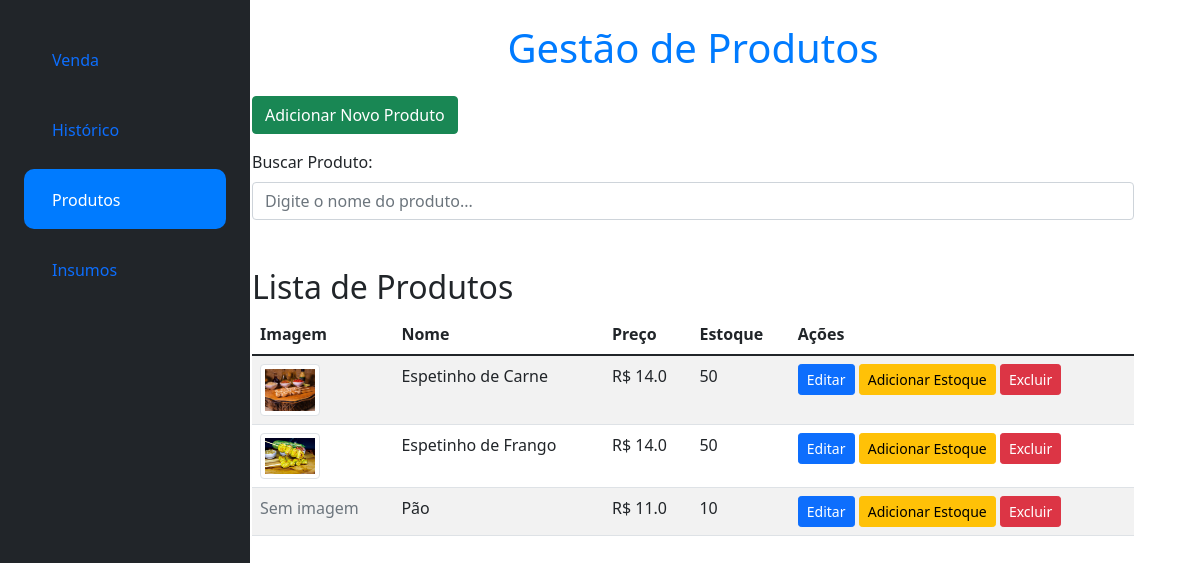
/produtos, run on an earlier commit of the app's database.
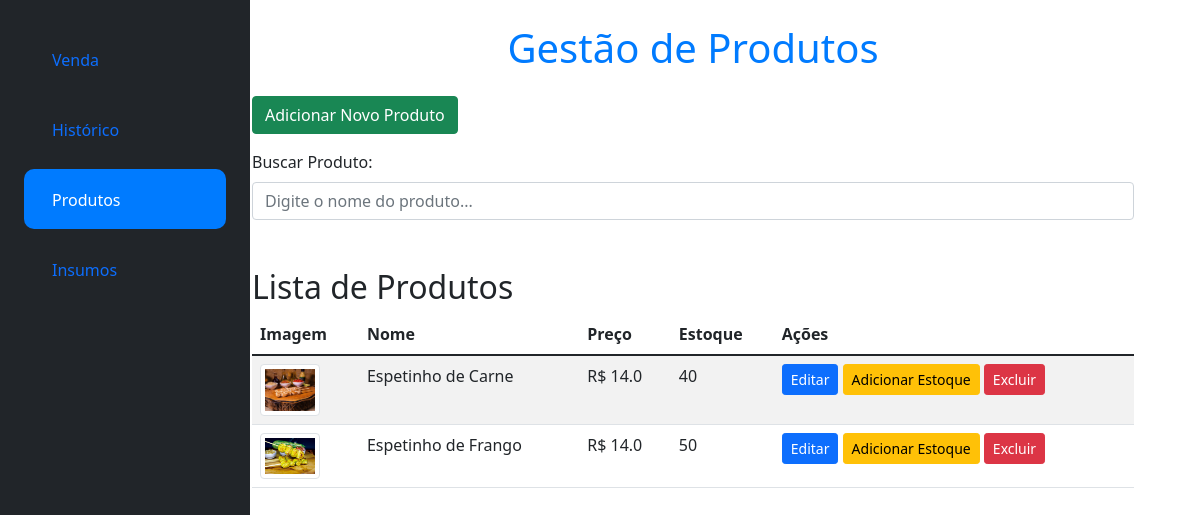
And on a later commit of the database.
### app.py (models this page shows)
class Produto(db.Model):
    id = db.Column(db.Integer, primary_key=True)
    nome = db.Column(db.String(100), nullable=False)
    preco = db.Column(db.Float, nullable=False)
    estoque = db.Column(db.Integer, default=0)
    imagem = db.Column(db.String(255))
    itens_venda = db.relationship('ItemVenda', back_populates='produto')

### app.py (the view, shortened to what this page needs)
@app.route('/produtos', methods=['GET', 'POST'])
def produtos():
    produtos = Produto.query.all()
    return render_template('produtos.html', produtos=produtos)

### templates/produtos.html (shortened to what this page needs)
{% extends 'base.html' %}
{% block content %}
<div class="container-fluid">
    <div class="row">
        <nav class="col-md-3 col-lg-2 d-md-block bg-dark text-white sidebar p-4">
            <div class="position-sticky">
                <ul class="nav flex-column">
                    <li class="nav-item">
                        <a class="nav-link {% if request.endpoint == 'venda' %} active {% endif %}" href="{{ url_for('venda') }}">
                             <span class="ms-2">Venda</span>
                        </a>
                    </li>
                    <li class="nav-item">
                        <a class="nav-link {% if request.endpoint == 'historico' %} active {% endif %}" href="{{ url_for('historico') }}">
                             <span class="ms-2">Histórico</span>
                        </a>
                    </li>
                    <li class="nav-item">
                        <a class="nav-link {% if request.endpoint == 'produtos' %} active {% endif %}" href="{{ url_for('produtos') }}">
                             <span class="ms-2">Produtos</span>
                        </a>
                    </li>
                    <li class="nav-item">
                        <a class="nav-link {% if request.endpoint == 'insumos' %} active {% endif %}" href="{{ url_for('insumos') }}">
                             <span class="ms-2">Insumos</span>
                        </a>
                    </li>
                </ul>
            </div>
        </nav>
        <main class="col-md-9 ms-sm-auto col-lg-10 px-4 main-content">
            <h1 class="mb-4 text-center text-primary">Gestão de Produtos</h1>
            <button id="btnAdicionarProduto" class="btn btn-success mb-3" data-bs-toggle="modal" data-bs-target="#modalProduto">
                Adicionar Novo Produto
            </button>
            <div class="mb-3">
                <label for="search" class="form-label">Buscar Produto:</label>
                <input type="text" id="search" class="form-control" onkeyup="buscarProduto()" placeholder="Digite o nome do produto...">
            </div>
            <h2 class="mt-5">Lista de Produtos</h2>
            <table class="table table-striped" id="tabelaProdutos">
                <thead>
                    <tr>
                        <th>Imagem</th>
                        <th>Nome</th>
                        <th>Preço</th>
                        <th>Estoque</th>
                        <th>Ações</th>
                    </tr>
                </thead>
                <tbody>
                    {% for produto in produtos %}
                    <tr>
                        <td>
                            {% if produto.imagem %}
                                <img src="{{ url_for('static', filename='uploads/' ~ produto.imagem) }}" alt="Imagem do Produto" width="60" class="img-thumbnail">
                            {% else %}
                                <span class="text-muted">Sem imagem</span>
                            {% endif %}
                        </td>
                        <td>{{ produto.nome }}</td>
                        <td>R$ {{ produto.preco|round(2) }}</td>
                        <td>{{ produto.estoque }}</td>
                        <td>
                            <a href="{{ url_for('editar_produto', id=produto.id) }}" class="btn btn-primary btn-sm">Editar</a>
                            <a href="{{ url_for('adicionar_estoque', id=produto.id) }}" class="btn btn-warning btn-sm">Adicionar Estoque</a>
                            <form action="{{ url_for('deletar_produto', id=produto.id) }}" method="POST" style="display:inline;">
                                <button type="submit" class="btn btn-danger btn-sm" onclick="return confirm('Tem certeza que deseja excluir?')">Excluir</button>
                            </form>
                        </td>
                    </tr>
                    {% endfor %}
                </tbody>
            </table>
        </main>
    </div>
</div>
{% endblock %}

### templates/base.html (shortened to what this page needs)
<!DOCTYPE html>
<html lang="pt-br">
<head>
    <link href="https://cdn.jsdelivr.net/npm/bootstrap@5.1.3/dist/css/bootstrap.min.css" rel="stylesheet">
</head>
<body>
    <div class="container mt-4">
        {% block content %}
        {% endblock %}
    </div>
</body>
</html>

### templates/produtos.html (style rules this page uses)
.sidebar { position: fixed; top: 0; left: 0; height: 100vh; width: 250px; padding-top: 20px; background-color: #343a40; color: #fff; }
.sidebar .nav-link { font-size: 16px; padding: 15px 20px; margin: 5px 0; border-radius: 10px; transition: background-color 0.3s ease; }
.sidebar .nav-link.active { background-color: #007bff; color: white; }
.main-content { padding-left: 260px; }
.text-primary { color: #007bff !important; }

What changed in the data, as far as the page shows it:
removed Produto: shows "Sem imagem", nome "Pão", preco "11.0", estoque "10"
changed Produto "Espetinho de Carne": estoque "50" → "40"
